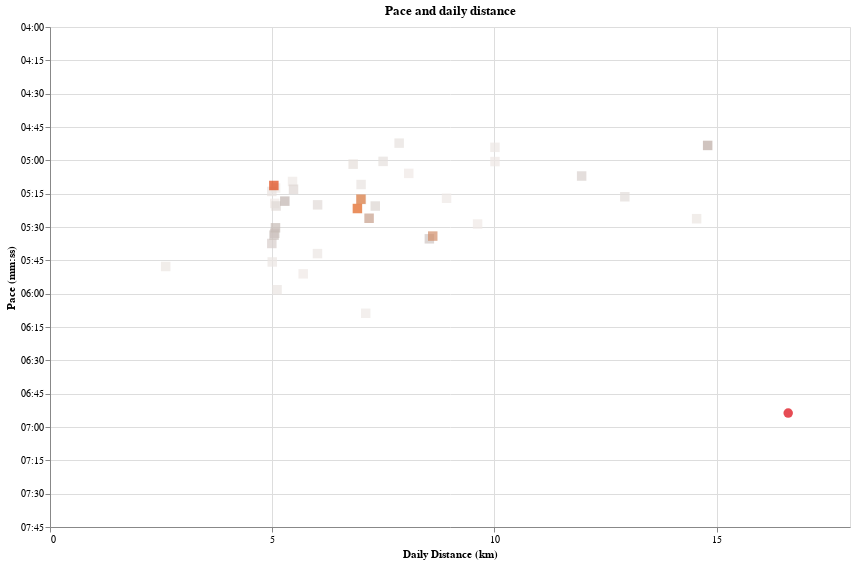

The notebook cell saved with this chart:
### Code cell
pace_ticks_values = list(range(240, 60 * 8, 15))
last_date = max(daily_df.index)
start_date = last_date - timedelta(days=56)


daily_df["shape"] = daily_df.index.to_series().apply(
    lambda x: "square" if x == last_date else "circle"
)


daily_line = (
    alt.Chart(daily_df.loc[start_date:last_date].reset_index().sort_values("date"))
    .mark_point(
        filled=True,
        # shape="triangle",
        size=90,
    )
    .encode(
        x=alt.X(
            "distance_km:Q",
            title="Daily Distance (km)",
            axis=alt.Axis(tickCount=int(25 // 5)),
        ),
        y=alt.Y(
            "pace_sec_per_km:Q",
            scale=alt.Scale(
                reverse=True,
                zero=False,
                domain=(min(pace_ticks_values), max(pace_ticks_values)),
            ),
            title="Pace (mm:ss)",
            axis=alt.Axis(
                values=pace_ticks_values,
                labelExpr="datum.value > 0 ? timeFormat(datum.value * 1000, '%M:%S') : ''",
            ),
        ),
        tooltip=[
            alt.Tooltip("distance_km:Q", title="Distance (km)", format=".1f"),
            alt.Tooltip("date:T", title="Date"),
            alt.Tooltip("daily_pace_pretty:N", title="Pace (mm:ss/km)"),
        ],
        color=alt.Color(
            "date_factor:Q", scale=alt.Scale(scheme="lightgreyred"), legend=None
        ),
        shape=alt.Shape(
            "shape:N", scale=alt.Scale(range=["square", "circle"]), legend=None
        ),
    )
)


(daily_line).properties(
    width=800, height=500, title="Pace and daily distance"
).interactive().show()

### Figure 1 — Vega-Lite specification as saved in the notebook (floating-point values rounded to 4 significant figures)
{"config": {"view": {"continuousWidth": 300, "continuousHeight": 300}}, "data": {"name": "data-e143252bb190d9c18e14b1b1a67b9ef6"}, "mark": {"type": "point", "filled": true, "size": 90}, "encoding": {"color": {"field": "date_factor", "legend": null, "scale": {"scheme": "lightgreyred"}, "type": "quantitative"}, "shape": {"field": "shape", "legend": null, "scale": {"range": ["square", "circle"]}, "type": "nominal"}, "tooltip": [{"field": "distance_km", "format": ".1f", "title": "Distance (km)", "type": "quantitative"}, {"field": "date", "title": "Date", "type": "temporal"}, {"field": "daily_pace_pretty", "title": "Pace (mm:ss/km)", "type": "nominal"}], "x": {"axis": {"tickCount": 5}, "field": "distance_km", "title": "Daily Distance (km)", "type": "quantitative"}, "y": {"axis": {"labelExpr": "datum.value > 0 ? timeFormat(datum.value * 1000, '%M:%S') : ''", "values": [240, 255, 270, 285, 300, 315, 330, 345, 360, 375, 390, 405, 420, 435, 450, 465]}, "field": "pace_sec_per_km", "scale": {"domain": [240, 465], "reverse": true, "zero": false}, "title": "Pace (mm:ss)", "type": "quantitative"}}, "height": 500, "params": [{"name": "param_1", "select": {"type": "interval", "encodings": ["x", "y"]}, "bind": "scales"}], "title": "Pace and daily distance", "width": 800, "$schema": "https://vega.github.io/schema/vega-lite/v5.17.0.json", "datasets": {"data-e143252bb190d9c18e14b1b1a67b9ef6": [{"date": "2024-05-12T00:00:00", "distance_meters": 5697.0, "time_seconds": 2000, "tanda_day": 3.792, "tanda_day_pretty": "1970-01-01T03:47:30.901519381", "rolling_distance_meters": 310200.0, "rolling_time_seconds": 101900.0, "rolling_km_per_week": 38.77, "rolling_pace_sec_per_km": 328.7, "rolling_tanda_day": 3.656, "rolling_tanda_day_pretty": "1970-01-01T03:39:19.917978152", "type_rolling": "Tanda (8 weeks)", "type_daily": "Tanda (daily)", "pace_sec_per_km": 351.1, "distance_km": 5.697, "date_factor": 21100.0, "daily_pace_pretty": "5:51", "rolling_pace_pretty": "5:28", "rolling_km_per_week_daily_distance": 5.538, "Latest run": "Latest run", "pretty_rolling_tanda_day": "3 hours 39 minutes", "shape": "circle"}, {"date": "2024-05-15T00:00:00", "distance_meters": 5057.0, "time_seconds": 1615, "tanda_day": 3.62, "tanda_day_pretty": "1970-01-01T03:37:10.241927389", "rolling_distance_meters": 298100.0, "rolling_time_seconds": 97880.0, "rolling_km_per_week": 37.26, "rolling_pace_sec_per_km": 328.3, "rolling_tanda_day": 3.664, "rolling_tanda_day_pretty": "1970-01-01T03:39:49.906752883", "type_rolling": "Tanda (8 weeks)", "type_daily": "Tanda (daily)", "pace_sec_per_km": 319.4, "distance_km": 5.057, "date_factor": 24010.0, "daily_pace_pretty": "5:19", "rolling_pace_pretty": "5:28", "rolling_km_per_week_daily_distance": 5.323, "Latest run": "Latest run", "pretty_rolling_tanda_day": "3 hours 40 minutes", "shape": "circle"}, {"date": "2024-05-17T00:00:00", "distance_meters": 8072.0, "time_seconds": 2469, "tanda_day": 3.388, "tanda_day_pretty": "1970-01-01T03:23:18.327845612", "rolling_distance_meters": 297600.0, "rolling_time_seconds": 97590.0, "rolling_km_per_week": 37.2, "rolling_pace_sec_per_km": 327.9, "rolling_tanda_day": 3.661, "rolling_tanda_day_pretty": "1970-01-01T03:39:41.102862811", "type_rolling": "Tanda (8 weeks)", "type_daily": "Tanda (daily)", "pace_sec_per_km": 305.9, "distance_km": 8.072, "date_factor": 27320.0, "daily_pace_pretty": "5:05", "rolling_pace_pretty": "5:27", "rolling_km_per_week_daily_distance": 5.315, "Latest run": "Latest run", "pretty_rolling_tanda_day": "3 hours 40 minutes", "shape": "circle"}, {"date": "2024-05-18T00:00:00", "distance_meters": 9621.0, "time_seconds": 3162, "tanda_day": 3.468, "tanda_day_pretty": "1970-01-01T03:28:03.039640212", "rolling_distance_meters": 307300.0, "rolling_time_seconds": 100800.0, "rolling_km_per_week": 38.41, "rolling_pace_sec_per_km": 327.9, "rolling_tanda_day": 3.653, "rolling_tanda_day_pretty": "1970-01-01T03:39:10.851931479", "type_rolling": "Tanda (8 weeks)", "type_daily": "Tanda (daily)", "pace_sec_per_km": 328.7, "distance_km": 9.621, "date_factor": 31100.0, "daily_pace_pretty": "5:28", "rolling_pace_pretty": "5:27", "rolling_km_per_week_daily_distance": 5.487, "Latest run": "Latest run", "pretty_rolling_tanda_day": "3 hours 39 minutes", "shape": "circle"}, {"date": "2024-05-19T00:00:00", "distance_meters": 8923.0, "time_seconds": 2829, "tanda_day": 3.423, "tanda_day_pretty": "1970-01-01T03:25:21.962583357", "rolling_distance_meters": 296000.0, "rolling_time_seconds": 97120.0, "rolling_km_per_week": 37.0, "rolling_pace_sec_per_km": 328.1, "rolling_tanda_day": 3.664, "rolling_tanda_day_pretty": "1970-01-01T03:39:50.163306382", "type_rolling": "Tanda (8 weeks)", "type_daily": "Tanda (daily)", "pace_sec_per_km": 317.1, "distance_km": 8.923, "date_factor": 35390.0, "daily_pace_pretty": "5:17", "rolling_pace_pretty": "5:28", "rolling_km_per_week_daily_distance": 5.286, "Latest run": "Latest run", "pretty_rolling_tanda_day": "3 hours 40 minutes", "shape": "circle"}, {"date": "2024-05-20T00:00:00", "distance_meters": 7104.0, "time_seconds": 2620, "tanda_day": 3.839, "tanda_day_pretty": "1970-01-01T03:50:19.717875751", "rolling_distance_meters": 303100.0, "rolling_time_seconds": 99740.0, "rolling_km_per_week": 37.89, "rolling_pace_sec_per_km": 329.0, "rolling_tanda_day": 3.664, "rolling_tanda_day_pretty": "1970-01-01T03:39:49.538411416", "type_rolling": "Tanda (8 weeks)", "type_daily": "Tanda (daily)", "pace_sec_per_km": 368.8, "distance_km": 7.104, "date_factor": 40270.0, "daily_pace_pretty": "6:08", "rolling_pace_pretty": "5:29", "rolling_km_per_week_daily_distance": 5.413, "Latest run": "Latest run", "pretty_rolling_tanda_day": "3 hours 40 minutes", "shape": "circle"}, {"date": "2024-05-22T00:00:00", "distance_meters": 5076.0, "time_seconds": 1586, "tanda_day": 3.574, "tanda_day_pretty": "1970-01-01T03:34:26.612710449", "rolling_distance_meters": 303200.0, "rolling_time_seconds": 99650.0, "rolling_km_per_week": 37.9, "rolling_pace_sec_per_km": 328.7, "rolling_tanda_day": 3.662, "rolling_tanda_day_pretty": "1970-01-01T03:39:41.763111008", "type_rolling": "Tanda (8 weeks)", "type_daily": "Tanda (daily)", "pace_sec_per_km": 312.5, "distance_km": 5.076, "date_factor": 45830.0, "daily_pace_pretty": "5:12", "rolling_pace_pretty": "5:28", "rolling_km_per_week_daily_distance": 5.414, "Latest run": "Latest run", "pretty_rolling_tanda_day": "3 hours 40 minutes", "shape": "circle"}, {"date": "2024-05-23T00:00:00", "distance_meters": 5457.0, "time_seconds": 1689, "tanda_day": 3.536, "tanda_day_pretty": "1970-01-01T03:32:09.057770271", "rolling_distance_meters": 308600.0, "rolling_time_seconds": 101300.0, "rolling_km_per_week": 38.58, "rolling_pace_sec_per_km": 328.3, "rolling_tanda_day": 3.655, "rolling_tanda_day_pretty": "1970-01-01T03:39:16.456543149", "type_rolling": "Tanda (8 weeks)", "type_daily": "Tanda (daily)", "pace_sec_per_km": 309.5, "distance_km": 5.457, "date_factor": 52160.0, "daily_pace_pretty": "5:09", "rolling_pace_pretty": "5:28", "rolling_km_per_week_daily_distance": 5.511, "Latest run": "Latest run", "pretty_rolling_tanda_day": "3 hours 39 minutes", "shape": "circle"}, {"date": "2024-05-25T00:00:00", "distance_meters": 10010.0, "time_seconds": 3009, "tanda_day": 3.27, "tanda_day_pretty": "1970-01-01T03:16:11.047737558", "rolling_distance_meters": 313600.0, "rolling_time_seconds": 102700.0, "rolling_km_per_week": 39.2, "rolling_pace_sec_per_km": 327.3, "rolling_tanda_day": 3.644, "rolling_tanda_day_pretty": "1970-01-01T03:38:36.905475202", "type_rolling": "Tanda (8 weeks)", "type_daily": "Tanda (daily)", "pace_sec_per_km": 300.6, "distance_km": 10.01, "date_factor": 59360.0, "daily_pace_pretty": "5:00", "rolling_pace_pretty": "5:27", "rolling_km_per_week_daily_distance": 5.6, "Latest run": "Latest run", "pretty_rolling_tanda_day": "3 hours 39 minutes", "shape": "circle"}, {"date": "2024-05-26T00:00:00", "distance_meters": 10010.0, "time_seconds": 2945, "tanda_day": 3.228, "tanda_day_pretty": "1970-01-01T03:13:42.360225427", "rolling_distance_meters": 318600.0, "rolling_time_seconds": 103900.0, "rolling_km_per_week": 39.83, "rolling_pace_sec_per_km": 326.1, "rolling_tanda_day": 3.631, "rolling_tanda_day_pretty": "1970-01-01T03:37:51.962442618", "type_rolling": "Tanda (8 weeks)", "type_daily": "Tanda (daily)", "pace_sec_per_km": 294.1, "distance_km": 10.01, "date_factor": 67550.0, "daily_pace_pretty": "4:54", "rolling_pace_pretty": "5:26", "rolling_km_per_week_daily_distance": 5.69, "Latest run": "Latest run", "pretty_rolling_tanda_day": "3 hours 38 minutes", "shape": "circle"}, {"date": "2024-05-28T00:00:00", "distance_meters": 7009.0, "time_seconds": 2227, "tanda_day": 3.514, "tanda_day_pretty": "1970-01-01T03:30:49.465042329", "rolling_distance_meters": 317000.0, "rolling_time_seconds": 103300.0, "rolling_km_per_week": 39.62, "rolling_pace_sec_per_km": 326.0, "rolling_tanda_day": 3.632, "rolling_tanda_day_pretty": "1970-01-01T03:37:54.534555577", "type_rolling": "Tanda (8 weeks)", "type_daily": "Tanda (daily)", "pace_sec_per_km": 317.7, "distance_km": 7.009, "date_factor": 76880.0, "daily_pace_pretty": "5:17", "rolling_pace_pretty": "5:25", "rolling_km_per_week_daily_distance": 5.661, "Latest run": "Latest run", "pretty_rolling_tanda_day": "3 hours 38 minutes", "shape": "circle"}, {"date": "2024-05-29T00:00:00", "distance_meters": 6018.0, "time_seconds": 2058, "tanda_day": 3.718, "tanda_day_pretty": "1970-01-01T03:43:03.065273317", "rolling_distance_meters": 316000.0, "rolling_time_seconds": 103000.0, "rolling_km_per_week": 39.5, "rolling_pace_sec_per_km": 325.9, "rolling_tanda_day": 3.632, "rolling_tanda_day_pretty": "1970-01-01T03:37:55.311848713", "type_rolling": "Tanda (8 weeks)", "type_daily": "Tanda (daily)", "pace_sec_per_km": 342.0, "distance_km": 6.018, "date_factor": 87490.0, "daily_pace_pretty": "5:41", "rolling_pace_pretty": "5:25", "rolling_km_per_week_daily_distance": 5.643, "Latest run": "Latest run", "pretty_rolling_tanda_day": "3 hours 38 minutes", "shape": "circle"}, {"date": "2024-05-30T00:00:00", "distance_meters": 5001.0, "time_seconds": 1729, "tanda_day": 3.792, "tanda_day_pretty": "1970-01-01T03:47:31.942964878", "rolling_distance_meters": 321000.0, "rolling_time_seconds": 104700.0, "rolling_km_per_week": 40.13, "rolling_pace_sec_per_km": 326.2, "rolling_tanda_day": 3.63, "rolling_tanda_day_pretty": "1970-01-01T03:37:46.647734811", "type_rolling": "Tanda (8 weeks)", "type_daily": "Tanda (daily)", "pace_sec_per_km": 345.7, "distance_km": 5.001, "date_factor": 99570.0, "daily_pace_pretty": "5:45", "rolling_pace_pretty": "5:26", "rolling_km_per_week_daily_distance": 5.732, "Latest run": "Latest run", "pretty_rolling_tanda_day": "3 hours 38 minutes", "shape": "circle"}, {"date": "2024-06-01T00:00:00", "distance_meters": 2602.0, "time_seconds": 905, "tanda_day": 3.932, "tanda_day_pretty": "1970-01-01T03:55:55.946875576", "rolling_distance_meters": 308300.0, "rolling_time_seconds": 100400.0, "rolling_km_per_week": 38.53, "rolling_pace_sec_per_km": 325.8, "rolling_tanda_day": 3.639, "rolling_tanda_day_pretty": "1970-01-01T03:38:19.321700254", "type_rolling": "Tanda (8 weeks)", "type_daily": "Tanda (daily)", "pace_sec_per_km": 347.8, "distance_km": 2.602, "date_factor": 113300.0, "daily_pace_pretty": "5:47", "rolling_pace_pretty": "5:25", "rolling_km_per_week_daily_distance": 5.505, "Latest run": "Latest run", "pretty_rolling_tanda_day": "3 hours 38 minutes", "shape": "circle"}, {"date": "2024-06-02T00:00:00", "distance_meters": 14550.0, "time_seconds": 4747, "tanda_day": 3.26, "tanda_day_pretty": "1970-01-01T03:15:36.593298064", "rolling_distance_meters": 296500.0, "rolling_time_seconds": 96700.0, "rolling_km_per_week": 37.07, "rolling_pace_sec_per_km": 326.1, "rolling_tanda_day": 3.651, "rolling_tanda_day_pretty": "1970-01-01T03:39:03.463125642", "type_rolling": "Tanda (8 weeks)", "type_daily": "Tanda (daily)", "pace_sec_per_km": 326.3, "distance_km": 14.55, "date_factor": 129000.0, "daily_pace_pretty": "5:26", "rolling_pace_pretty": "5:26", "rolling_km_per_week_daily_distance": 5.295, "Latest run": "Latest run", "pretty_rolling_tanda_day": "3 hours 39 minutes", "shape": "circle"}, {"date": "2024-06-04T00:00:00", "distance_meters": 5108.0, "time_seconds": 1830, "tanda_day": 3.867, "tanda_day_pretty": "1970-01-01T03:52:02.762806011", "rolling_distance_meters": 291500.0, "rolling_time_seconds": 95380.0, "rolling_km_per_week": 36.44, "rolling_pace_sec_per_km": 327.1, "rolling_tanda_day": 3.662, "rolling_tanda_day_pretty": "1970-01-01T03:39:43.318125442", "type_rolling": "Tanda (8 weeks)", "type_daily": "Tanda (daily)", "pace_sec_per_km": 358.2, "distance_km": 5.108, "date_factor": 146800.0, "daily_pace_pretty": "5:58", "rolling_pace_pretty": "5:27", "rolling_km_per_week_daily_distance": 5.206, "Latest run": "Latest run", "pretty_rolling_tanda_day": "3 hours 40 minutes", "shape": "circle"}, {"date": "2024-06-06T00:00:00", "distance_meters": 7000.0, "time_seconds": 2176, "tanda_day": 3.47, "tanda_day_pretty": "1970-01-01T03:28:12.473467057", "rolling_distance_meters": 289400.0, "rolling_time_seconds": 94570.0, "rolling_km_per_week": 36.17, "rolling_pace_sec_per_km": 326.8, "rolling_tanda_day": 3.662, "rolling_tanda_day_pretty": "1970-01-01T03:39:41.762590588", "type_rolling": "Tanda (8 weeks)", "type_daily": "Tanda (daily)", "pace_sec_per_km": 310.9, "distance_km": 7.0, "date_factor": 167000.0, "daily_pace_pretty": "5:10", "rolling_pace_pretty": "5:26", "rolling_km_per_week_daily_distance": 5.168, "Latest run": "Latest run", "pretty_rolling_tanda_day": "3 hours 40 minutes", "shape": "circle"}, {"date": "2024-06-07T00:00:00", "distance_meters": 4990.0, "time_seconds": 1567, "tanda_day": 3.588, "tanda_day_pretty": "1970-01-01T03:35:17.389925710", "rolling_distance_meters": 294400.0, "rolling_time_seconds": 96130.0, "rolling_km_per_week": 36.8, "rolling_pace_sec_per_km": 326.6, "rolling_tanda_day": 3.656, "rolling_tanda_day_pretty": "1970-01-01T03:39:20.638705176", "type_rolling": "Tanda (8 weeks)", "type_daily": "Tanda (daily)", "pace_sec_per_km": 314.0, "distance_km": 4.99, "date_factor": 190100.0, "daily_pace_pretty": "5:13", "rolling_pace_pretty": "5:26", "rolling_km_per_week_daily_distance": 5.257, "Latest run": "Latest run", "pretty_rolling_tanda_day": "3 hours 39 minutes", "shape": "circle"}, {"date": "2024-06-09T00:00:00", "distance_meters": 7856.0, "time_seconds": 2296, "tanda_day": 3.311, "tanda_day_pretty": "1970-01-01T03:18:37.983324805", "rolling_distance_meters": 274600.0, "rolling_time_seconds": 89760.0, "rolling_km_per_week": 34.33, "rolling_pace_sec_per_km": 326.9, "rolling_tanda_day": 3.676, "rolling_tanda_day_pretty": "1970-01-01T03:40:31.808799951", "type_rolling": "Tanda (8 weeks)", "type_daily": "Tanda (daily)", "pace_sec_per_km": 292.3, "distance_km": 7.856, "date_factor": 216300.0, "daily_pace_pretty": "4:52", "rolling_pace_pretty": "5:26", "rolling_km_per_week_daily_distance": 4.904, "Latest run": "Latest run", "pretty_rolling_tanda_day": "3 hours 41 minutes", "shape": "circle"}, {"date": "2024-06-13T00:00:00", "distance_meters": 7495.0, "time_seconds": 2252, "tanda_day": 3.38, "tanda_day_pretty": "1970-01-01T03:22:48.166657748", "rolling_distance_meters": 265600.0, "rolling_time_seconds": 86880.0, "rolling_km_per_week": 33.21, "rolling_pace_sec_per_km": 327.1, "rolling_tanda_day": 3.685, "rolling_tanda_day_pretty": "1970-01-01T03:41:06.045188420", "type_rolling": "Tanda (8 weeks)", "type_daily": "Tanda (daily)", "pace_sec_per_km": 300.5, "distance_km": 7.495, "date_factor": 246200.0, "daily_pace_pretty": "5:00", "rolling_pace_pretty": "5:27", "rolling_km_per_week_daily_distance": 4.744, "Latest run": "Latest run", "pretty_rolling_tanda_day": "3 hours 41 minutes", "shape": "circle"}, {"date": "2024-06-14T00:00:00", "distance_meters": 6821.0, "time_seconds": 2058, "tanda_day": 3.42, "tanda_day_pretty": "1970-01-01T03:25:10.313677113", "rolling_distance_meters": 272500.0, "rolling_time_seconds": 88940.0, "rolling_km_per_week": 34.06, "rolling_pace_sec_per_km": 326.4, "rolling_tanda_day": 3.675, "rolling_tanda_day_pretty": "1970-01-01T03:40:28.982209263", "type_rolling": "Tanda (8 weeks)", "type_daily": "Tanda (daily)", "pace_sec_per_km": 301.7, "distance_km": 6.821, "date_factor": 280200.0, "daily_pace_pretty": "5:01", "rolling_pace_pretty": "5:26", "rolling_km_per_week_daily_distance": 4.865, "Latest run": "Latest run", "pretty_rolling_tanda_day": "3 hours 40 minutes", "shape": "circle"}, {"date": "2024-06-16T00:00:00", "distance_meters": 12930.0, "time_seconds": 4092, "tanda_day": 3.256, "tanda_day_pretty": "1970-01-01T03:15:20.042886852", "rolling_distance_meters": 242800.0, "rolling_time_seconds": 79820.0, "rolling_km_per_week": 30.35, "rolling_pace_sec_per_km": 328.8, "rolling_tanda_day": 3.717, "rolling_tanda_day_pretty": "1970-01-01T03:43:01.909094736", "type_rolling": "Tanda (8 weeks)", "type_daily": "Tanda (daily)", "pace_sec_per_km": 316.4, "distance_km": 12.93, "date_factor": 318800.0, "daily_pace_pretty": "5:16", "rolling_pace_pretty": "5:28", "rolling_km_per_week_daily_distance": 4.335, "Latest run": "Latest run", "pretty_rolling_tanda_day": "3 hours 43 minutes", "shape": "circle"}, {"date": "2024-06-17T00:00:00", "distance_meters": 6021.0, "time_seconds": 1927, "tanda_day": 3.576, "tanda_day_pretty": "1970-01-01T03:34:33.378927776", "rolling_distance_meters": 248800.0, "rolling_time_seconds": 81750.0, "rolling_km_per_week": 31.1, "rolling_pace_sec_per_km": 328.6, "rolling_tanda_day": 3.71, "rolling_tanda_day_pretty": "1970-01-01T03:42:36.959279425", "type_rolling": "Tanda (8 weeks)", "type_daily": "Tanda (daily)", "pace_sec_per_km": 320.0, "distance_km": 6.021, "date_factor": 362800.0, "daily_pace_pretty": "5:20", "rolling_pace_pretty": "5:28", "rolling_km_per_week_daily_distance": 4.443, "Latest run": "Latest run", "pretty_rolling_tanda_day": "3 hours 43 minutes", "shape": "circle"}, {"date": "2024-06-18T00:00:00", "distance_meters": 5088.0, "time_seconds": 1631, "tanda_day": 3.625, "tanda_day_pretty": "1970-01-01T03:37:31.777367289", "rolling_distance_meters": 253900.0, "rolling_time_seconds": 83380.0, "rolling_km_per_week": 31.73, "rolling_pace_sec_per_km": 328.4, "rolling_tanda_day": 3.705, "rolling_tanda_day_pretty": "1970-01-01T03:42:16.360228101", "type_rolling": "Tanda (8 weeks)", "type_daily": "Tanda (daily)", "pace_sec_per_km": 320.6, "distance_km": 5.088, "date_factor": 412900.0, "daily_pace_pretty": "5:20", "rolling_pace_pretty": "5:28", "rolling_km_per_week_daily_distance": 4.533, "Latest run": "Latest run", "pretty_rolling_tanda_day": "3 hours 42 minutes", "shape": "circle"}, {"date": "2024-06-19T00:00:00", "distance_meters": 5479.0, "time_seconds": 1715, "tanda_day": 3.557, "tanda_day_pretty": "1970-01-01T03:33:26.407306666", "rolling_distance_meters": 259400.0, "rolling_time_seconds": 85100.0, "rolling_km_per_week": 32.42, "rolling_pace_sec_per_km": 328.1, "rolling_tanda_day": 3.697, "rolling_tanda_day_pretty": "1970-01-01T03:41:50.710279225", "type_rolling": "Tanda (8 weeks)", "type_daily": "Tanda (daily)", "pace_sec_per_km": 313.0, "distance_km": 5.479, "date_factor": 469900.0, "daily_pace_pretty": "5:13", "rolling_pace_pretty": "5:28", "rolling_km_per_week_daily_distance": 4.631, "Latest run": "Latest run", "pretty_rolling_tanda_day": "3 hours 42 minutes", "shape": "circle"}, {"date": "2024-06-21T00:00:00", "distance_meters": 7318.0, "time_seconds": 2346, "tanda_day": 3.518, "tanda_day_pretty": "1970-01-01T03:31:03.707925978", "rolling_distance_meters": 263000.0, "rolling_time_seconds": 86090.0, "rolling_km_per_week": 32.87, "rolling_pace_sec_per_km": 327.4, "rolling_tanda_day": 3.69, "rolling_tanda_day_pretty": "1970-01-01T03:41:22.369785673", "type_rolling": "Tanda (8 weeks)", "type_daily": "Tanda (daily)", "pace_sec_per_km": 320.6, "distance_km": 7.318, "date_factor": 534800.0, "daily_pace_pretty": "5:20", "rolling_pace_pretty": "5:27", "rolling_km_per_week_daily_distance": 4.696, "Latest run": "Latest run", "pretty_rolling_tanda_day": "3 hours 41 minutes", "shape": "circle"}, {"date": "2024-06-22T00:00:00", "distance_meters": 11960.0, "time_seconds": 3673, "tanda_day": 3.233, "tanda_day_pretty": "1970-01-01T03:13:57.649742191", "rolling_distance_meters": 260200.0, "rolling_time_seconds": 84630.0, "rolling_km_per_week": 32.53, "rolling_pace_sec_per_km": 325.2, "rolling_tanda_day": 3.678, "rolling_tanda_day_pretty": "1970-01-01T03:40:41.001568737", "type_rolling": "Tanda (8 weeks)", "type_daily": "Tanda (daily)", "pace_sec_per_km": 307.1, "distance_km": 11.96, "date_factor": 608600.0, "daily_pace_pretty": "5:07", "rolling_pace_pretty": "5:25", "rolling_km_per_week_daily_distance": 4.647, "Latest run": "Latest run", "pretty_rolling_tanda_day": "3 hours 41 minutes", "shape": "circle"}, {"date": "2024-06-23T00:00:00", "distance_meters": 4991.0, "time_seconds": 1684, "tanda_day": 3.739, "tanda_day_pretty": "1970-01-01T03:44:20.947967905", "rolling_distance_meters": 265200.0, "rolling_time_seconds": 86310.0, "rolling_km_per_week": 33.15, "rolling_pace_sec_per_km": 325.5, "rolling_tanda_day": 3.675, "rolling_tanda_day_pretty": "1970-01-01T03:40:29.915760118", "type_rolling": "Tanda (8 weeks)", "type_daily": "Tanda (daily)", "pace_sec_per_km": 337.4, "distance_km": 4.991, "date_factor": 692600.0, "daily_pace_pretty": "5:37", "rolling_pace_pretty": "5:25", "rolling_km_per_week_daily_distance": 4.736, "Latest run": "Latest run", "pretty_rolling_tanda_day": "3 hours 40 minutes", "shape": "circle"}, {"date": "2024-06-24T00:00:00", "distance_meters": 5057.0, "time_seconds": 1683, "tanda_day": 3.706, "tanda_day_pretty": "1970-01-01T03:42:22.150633140", "rolling_distance_meters": 265200.0, "rolling_time_seconds": 86430.0, "rolling_km_per_week": 33.15, "rolling_pace_sec_per_km": 325.9, "rolling_tanda_day": 3.678, "rolling_tanda_day_pretty": "1970-01-01T03:40:39.789927699", "type_rolling": "Tanda (8 weeks)", "type_daily": "Tanda (daily)", "pace_sec_per_km": 332.8, "distance_km": 5.057, "date_factor": 788300.0, "daily_pace_pretty": "5:32", "rolling_pace_pretty": "5:25", "rolling_km_per_week_daily_distance": 4.736, "Latest run": "Latest run", "pretty_rolling_tanda_day": "3 hours 41 minutes", "shape": "circle"}, {"date": "2024-06-25T00:00:00", "distance_meters": 8535.0, "time_seconds": 2862, "tanda_day": 3.558, "tanda_day_pretty": "1970-01-01T03:33:27.060956056", "rolling_distance_meters": 269700.0, "rolling_time_seconds": 87900.0, "rolling_km_per_week": 33.72, "rolling_pace_sec_per_km": 325.9, "rolling_tanda_day": 3.674, "rolling_tanda_day_pretty": "1970-01-01T03:40:24.786598886", "type_rolling": "Tanda (8 weeks)", "type_daily": "Tanda (daily)", "pace_sec_per_km": 335.3, "distance_km": 8.535, "date_factor": 897100.0, "daily_pace_pretty": "5:35", "rolling_pace_pretty": "5:25", "rolling_km_per_week_daily_distance": 4.817, "Latest run": "Latest run", "pretty_rolling_tanda_day": "3 hours 40 minutes", "shape": "circle"}, {"date": "2024-06-26T00:00:00", "distance_meters": 5041.0, "time_seconds": 1682, "tanda_day": 3.712, "tanda_day_pretty": "1970-01-01T03:42:44.455149043", "rolling_distance_meters": 269700.0, "rolling_time_seconds": 87980.0, "rolling_km_per_week": 33.71, "rolling_pace_sec_per_km": 326.2, "rolling_tanda_day": 3.676, "rolling_tanda_day_pretty": "1970-01-01T03:40:32.659366152", "type_rolling": "Tanda (8 weeks)", "type_daily": "Tanda (daily)", "pace_sec_per_km": 333.7, "distance_km": 5.041, "date_factor": 1021000.0, "daily_pace_pretty": "5:33", "rolling_pace_pretty": "5:26", "rolling_km_per_week_daily_distance": 4.816, "Latest run": "Latest run", "pretty_rolling_tanda_day": "3 hours 41 minutes", "shape": "circle"}, {"date": "2024-06-27T00:00:00", "distance_meters": 5073.0, "time_seconds": 1676, "tanda_day": 3.689, "tanda_day_pretty": "1970-01-01T03:41:22.182191757", "rolling_distance_meters": 274800.0, "rolling_time_seconds": 89660.0, "rolling_km_per_week": 34.35, "rolling_pace_sec_per_km": 326.3, "rolling_tanda_day": 3.672, "rolling_tanda_day_pretty": "1970-01-01T03:40:17.861190632", "type_rolling": "Tanda (8 weeks)", "type_daily": "Tanda (daily)", "pace_sec_per_km": 330.4, "distance_km": 5.073, "date_factor": 1162000.0, "daily_pace_pretty": "5:30", "rolling_pace_pretty": "5:26", "rolling_km_per_week_daily_distance": 4.907, "Latest run": "Latest run", "pretty_rolling_tanda_day": "3 hours 40 minutes", "shape": "circle"}, {"date": "2024-06-28T00:00:00", "distance_meters": 5283.0, "time_seconds": 1682, "tanda_day": 3.602, "tanda_day_pretty": "1970-01-01T03:36:05.496811308", "rolling_distance_meters": 275000.0, "rolling_time_seconds": 89750.0, "rolling_km_per_week": 34.37, "rolling_pace_sec_per_km": 326.4, "rolling_tanda_day": 3.672, "rolling_tanda_day_pretty": "1970-01-01T03:40:19.534057953", "type_rolling": "Tanda (8 weeks)", "type_daily": "Tanda (daily)", "pace_sec_per_km": 318.4, "distance_km": 5.283, "date_factor": 1322000.0, "daily_pace_pretty": "5:18", "rolling_pace_pretty": "5:26", "rolling_km_per_week_daily_distance": 4.911, "Latest run": "Latest run", "pretty_rolling_tanda_day": "3 hours 40 minutes", "shape": "circle"}, {"date": "2024-06-29T00:00:00", "distance_meters": 14800.0, "time_seconds": 4340, "tanda_day": 3.039, "tanda_day_pretty": "1970-01-01T03:02:19.781195632", "rolling_distance_meters": 280200.0, "rolling_time_seconds": 90440.0, "rolling_km_per_week": 35.03, "rolling_pace_sec_per_km": 322.7, "rolling_tanda_day": 3.644, "rolling_tanda_day_pretty": "1970-01-01T03:38:37.106370679", "type_rolling": "Tanda (8 weeks)", "type_daily": "Tanda (daily)", "pace_sec_per_km": 293.3, "distance_km": 14.8, "date_factor": 1505000.0, "daily_pace_pretty": "4:53", "rolling_pace_pretty": "5:22", "rolling_km_per_week_daily_distance": 5.004, "Latest run": "Latest run", "pretty_rolling_tanda_day": "3 hours 39 minutes", "shape": "circle"}, {"date": "2024-07-01T00:00:00", "distance_meters": 7180.0, "time_seconds": 2341, "tanda_day": 3.56, "tanda_day_pretty": "1970-01-01T03:33:34.495785705", "rolling_distance_meters": 280500.0, "rolling_time_seconds": 89740.0, "rolling_km_per_week": 35.06, "rolling_pace_sec_per_km": 320.0, "rolling_tanda_day": 3.626, "rolling_tanda_day_pretty": "1970-01-01T03:37:33.109682833", "type_rolling": "Tanda (8 weeks)", "type_daily": "Tanda (daily)", "pace_sec_per_km": 326.1, "distance_km": 7.18, "date_factor": 1712000.0, "daily_pace_pretty": "5:26", "rolling_pace_pretty": "5:19", "rolling_km_per_week_daily_distance": 5.008, "Latest run": "Latest run", "pretty_rolling_tanda_day": "3 hours 38 minutes", "shape": "circle"}, {"date": "2024-07-02T00:00:00", "distance_meters": 8612.0, "time_seconds": 2877, "tanda_day": 3.546, "tanda_day_pretty": "1970-01-01T03:32:46.478312260", "rolling_distance_meters": 286200.0, "rolling_time_seconds": 91620.0, "rolling_km_per_week": 35.77, "rolling_pace_sec_per_km": 320.2, "rolling_tanda_day": 3.622, "rolling_tanda_day_pretty": "1970-01-01T03:37:18.478698988", "type_rolling": "Tanda (8 weeks)", "type_daily": "Tanda (daily)", "pace_sec_per_km": 334.1, "distance_km": 8.612, "date_factor": 1949000.0, "daily_pace_pretty": "5:34", "rolling_pace_pretty": "5:20", "rolling_km_per_week_daily_distance": 5.111, "Latest run": "Latest run", "pretty_rolling_tanda_day": "3 hours 37 minutes", "shape": "circle"}, {"date": "2024-07-03T00:00:00", "distance_meters": 6996.0, "time_seconds": 2221, "tanda_day": 3.513, "tanda_day_pretty": "1970-01-01T03:30:46.315957075", "rolling_distance_meters": 288200.0, "rolling_time_seconds": 92080.0, "rolling_km_per_week": 36.02, "rolling_pace_sec_per_km": 319.5, "rolling_tanda_day": 3.616, "rolling_tanda_day_pretty": "1970-01-01T03:36:57.955909323", "type_rolling": "Tanda (8 weeks)", "type_daily": "Tanda (daily)", "pace_sec_per_km": 317.5, "distance_km": 6.996, "date_factor": 2218000.0, "daily_pace_pretty": "5:17", "rolling_pace_pretty": "5:19", "rolling_km_per_week_daily_distance": 5.146, "Latest run": "Latest run", "pretty_rolling_tanda_day": "3 hours 37 minutes", "shape": "circle"}, {"date": "2024-07-04T00:00:00", "distance_meters": 6917.0, "time_seconds": 2225, "tanda_day": 3.544, "tanda_day_pretty": "1970-01-01T03:32:37.265364992", "rolling_distance_meters": 291000.0, "rolling_time_seconds": 92740.0, "rolling_km_per_week": 36.38, "rolling_pace_sec_per_km": 318.6, "rolling_tanda_day": 3.608, "rolling_tanda_day_pretty": "1970-01-01T03:36:27.902687360", "type_rolling": "Tanda (8 weeks)", "type_daily": "Tanda (daily)", "pace_sec_per_km": 321.7, "distance_km": 6.917, "date_factor": 2524000.0, "daily_pace_pretty": "5:21", "rolling_pace_pretty": "5:18", "rolling_km_per_week_daily_distance": 5.197, "Latest run": "Latest run", "pretty_rolling_tanda_day": "3 hours 36 minutes", "shape": "circle"}, {"date": "2024-07-05T00:00:00", "distance_meters": 5037.0, "time_seconds": 1568, "tanda_day": 3.569, "tanda_day_pretty": "1970-01-01T03:34:06.911265900", "rolling_distance_meters": 296100.0, "rolling_time_seconds": 94300.0, "rolling_km_per_week": 37.01, "rolling_pace_sec_per_km": 318.5, "rolling_tanda_day": 3.602, "rolling_tanda_day_pretty": "1970-01-01T03:36:08.782070497", "type_rolling": "Tanda (8 weeks)", "type_daily": "Tanda (daily)", "pace_sec_per_km": 311.3, "distance_km": 5.037, "date_factor": 2872000.0, "daily_pace_pretty": "5:11", "rolling_pace_pretty": "5:18", "rolling_km_per_week_daily_distance": 5.287, "Latest run": "Latest run", "pretty_rolling_tanda_day": "3 hours 36 minutes", "shape": "circle"}, {"date": "2024-07-07T00:00:00", "distance_meters": 16610.0, "time_seconds": 6872, "tanda_day": 3.754, "tanda_day_pretty": "1970-01-01T03:45:13.209528686", "rolling_distance_meters": 292700.0, "rolling_time_seconds": 94870.0, "rolling_km_per_week": 36.59, "rolling_pace_sec_per_km": 324.1, "rolling_tanda_day": 3.641, "rolling_tanda_day_pretty": "1970-01-01T03:38:28.838680994", "type_rolling": "Tanda (8 weeks)", "type_daily": "Tanda (daily)", "pace_sec_per_km": 413.7, "distance_km": 16.61, "date_factor": 3269000.0, "daily_pace_pretty": "6:53", "rolling_pace_pretty": "5:24", "rolling_km_per_week_daily_distance": 5.227, "Latest run": "Latest run", "pretty_rolling_tanda_day": "3 hours 38 minutes", "shape": "square"}]}}
